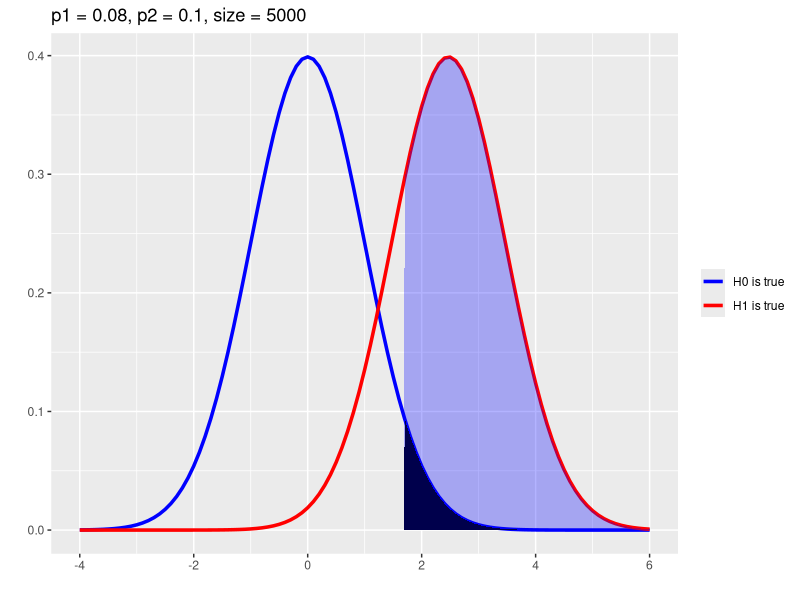
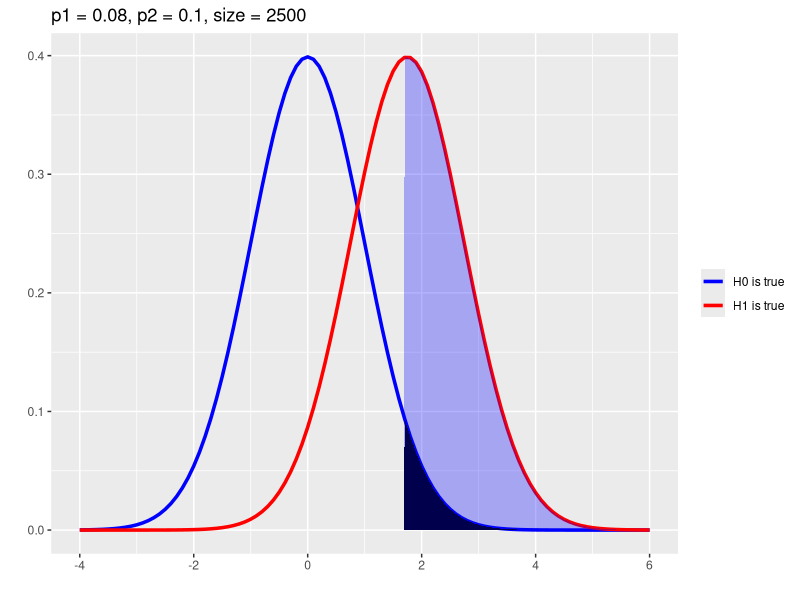
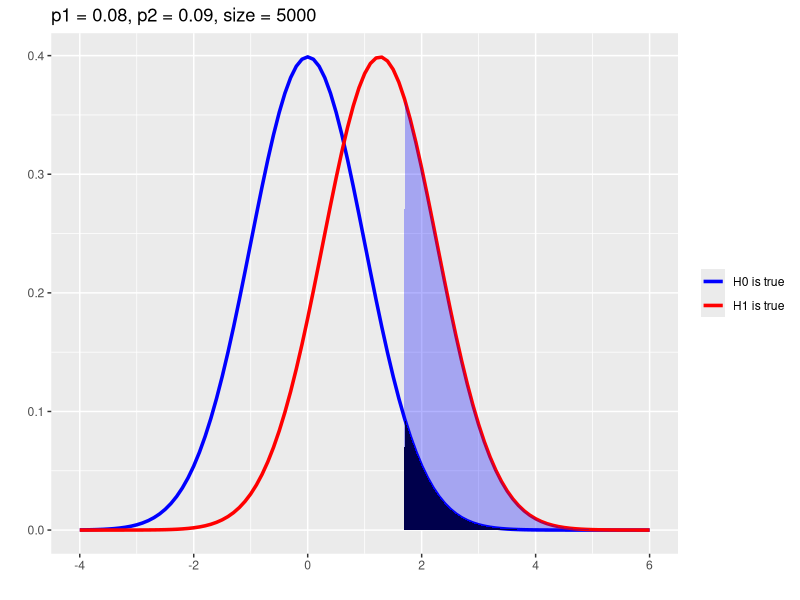
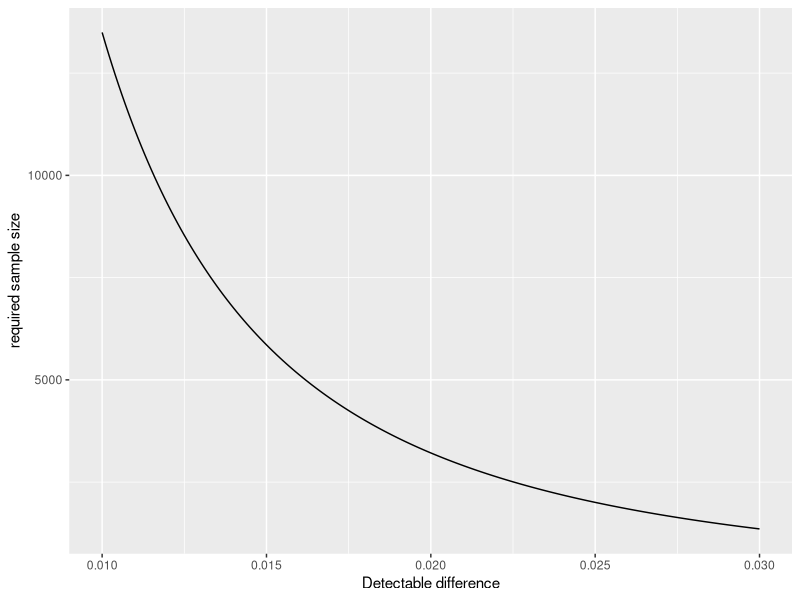
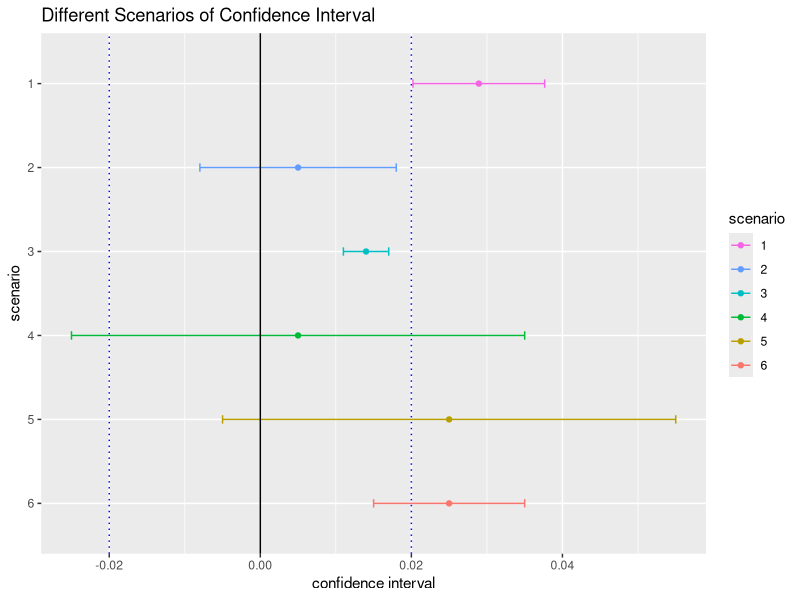

Source code (R) for these figures, in order:
library(scales)
library(ggplot2)
library(data.table)

PlotPower <- function( size, min_diff ){
	
	size_a <- size_b <- size * 0.5 # size are assumed to be equal
	p_a <- 0.08 # your current baseline solution
	p_b <- p_a + min_diff
	count_a  <- size_a * p_a
	count_b  <- size_b * p_b
	p_pooled <- ( count_a  + count_b ) / ( size_a + size_b )
	Z <- ( p_b - p_a ) / sqrt( p_pooled * ( 1 - p_pooled ) * ( 1 / size_a + 1 / size_b ) )

	# Z corresponds to the mean of the normal distribution
	mean1 <- 0
	mean2 <- Z

	x <- seq( -4, 6, 0.1 ) # use for generating the x axis of the normal distribution
	data <- data.frame( x = x, y1 = dnorm( x, mean1, 1 ), y2 = dnorm( x, mean2, 1 ) )

	plot <- ggplot( data, aes( x = x ) ) +
			geom_line( aes( y = y1, colour = 'H0 is true' ), size = 1.2 ) +
			geom_line( aes( y = y2, colour = 'H1 is true' ), size = 1.2 ) +
			geom_area( aes( y = y1, x = ifelse( x > 1.65, x, NA ) ), fill = 'black' ) +
			geom_area( aes( y = y2, x = ifelse( x > 1.65, x, NA ) ), fill = 'blue', alpha = 0.3 ) +
			labs( x = '', y = '', title = sprintf( 'p1 = %s, p2 = %s, size = %d', p_a, p_b, size ) ) + 
			theme( legend.title = element_blank() ) +
			scale_colour_manual( breaks = c( "H0 is true", "H1 is true" ), 
								 values = c( "blue", "red" ) )
	return(plot)
}

PlotPower( size = 5000, min_diff = 0.02 )

# smaller N
PlotPower( size = 2500, min_diff = 0.02 )

# smaller probability difference
PlotPower( size = 5000, min_diff = 0.01 )


# -----------------------------------------------------------------------------
# Power test
baseline  <- 0.1  # baseline conversion rate 
delta 	  <- 0.02 # minimum detectable boundary (practical significance boundary)
power 	  <- 0.8  # specificity, or true negative rate
sig_level <- 0.05 # false positive rate
result <- power.prop.test( p1 = baseline, p2 = baseline - delta, 
				 		   power = power, sig.level = sig_level,
				 		   alternative = "two.sided" )
round(result$n)


# -----------------------------------------------------------------------------
baseline  <- 0.1
power 	  <- 0.8 
sig_level <- 0.05

# calculate the the required sample size for reaching the 
# range detectable difference (dd)
dd <- seq( from = 0.01, to = 0.03, by = 0.0001 )
result <- matrix( nrow = length(dd), ncol = 2 )
result[ , 1 ] <- dd
for( i in 1:length(dd) ){
	result[ i, 2 ] <- power.prop.test( p1 = baseline, p2 = baseline - dd[i], 
									   power = power, sig.level = sig_level,
									   alternative = "two.sided" )$n
}

result <- data.table(result)
setnames( result, c( 'dd', 'n' ) )

ggplot(data = result, aes( x = dd, y = n ) ) +
geom_line() + ylab("required sample size") + xlab("Detectable difference") + 
scale_x_continuous( labels = comma )


# ------------------------------------------------------------------
#				Example 
# ------------------------------------------------------------------

baseline  <- 0.1  # baseline conversion rate 
delta 	  <- 0.02 # minimum detectable boundary (practical significance boundary)
power 	  <- 0.8  # specificity, or true negative rate
sig_level <- 0.05 # false positive rate
result <- power.prop.test( p1 = baseline, p2 = baseline - delta, 
                           power = power, sig.level = sig_level,
                           alternative = "two.sided" )
round(result$n)


# ------------------------------------------------------------------
# Analyze the result 

# parameters
count_control <- 974
sizes_control <- 10072
count_experiment <- 1242
sizes_experiment <- 9886

result <- prop.test( c( count_control, count_experiment ), 
					 c( sizes_control, sizes_experiment ) )
result

# do the computation ourselves to see that the confidence interval matches
# compute the probability of each group and the standard error
p1 <- count_control / sizes_control
p2 <- count_experiment / sizes_experiment
se <- sqrt( p1 * ( 1 - p1 ) / sizes_control + p2 * ( 1 - p2 ) / sizes_experiment )

# 95 percent confidence interval's z score
conf_level <- 0.95
zscore <- qnorm( conf_level + ( 1 - conf_level ) / 2 )
conf_int <- abs(p2 - p1) + c( -1, 1 ) * zscore * se
conf_int

# ------------------------------------------------------------------
# different scenarios

# fixed artifical plot
# using delta = 0.02 as the minimum detectable boundary 
scenario <- as.character(1:6)
lower <- c( conf_int[1], -0.008, 0.011, -0.025, -0.005, 0.015 )
mean  <- c( abs(p2 - p1), 0.005, 0.014, 0.005, 0.025, 0.025 )
upper <- c( conf_int[2], 0.018, 0.017, 0.035, 0.055, 0.035 )
examples <- data.frame( scenario, lower, mean, upper )
examples$scenario <- factor( examples$scenario, levels = as.character(6:1) )
 
ggplot( examples, aes( mean, scenario, color = scenario ) ) + 
geom_point() + 
geom_errorbarh( aes( xmin = lower, xmax = upper ), height = 0.1 ) + 
geom_vline( xintercept = 0, color = "black" ) + 
geom_vline( xintercept = delta, color = "blue", linetype = "dotted" ) + 
geom_vline( xintercept = -delta, color = "blue", linetype = "dotted" ) +
scale_color_discrete( breaks = as.character(1:6) ) +  
labs( title = "Different Scenarios of Confidence Interval",
	  x = "confidence interval" ) 


# sanity checks
group1 <- 64454
group2 <- 61818
SanityCheck <- function( group1, group2 )
{
	# 95 percent confidence interval = qnorm(0.95 + (1-0.95) / 2 )
	n <- group1 + group2
	confidence <- n * 0.5 + c( -1, 1 ) * qnorm(0.975) * sqrt( n * 0.5 * 0.5 ) 
	return(confidence)
}
( sanity <- SanityCheck( group1, group2 ) )


# ----------------------------------------------------------------------------
# rule of thumb for online testing, future reference
# http://www.exp-platform.com/Documents/2014%20experimentersRulesOfThumb.pdf

